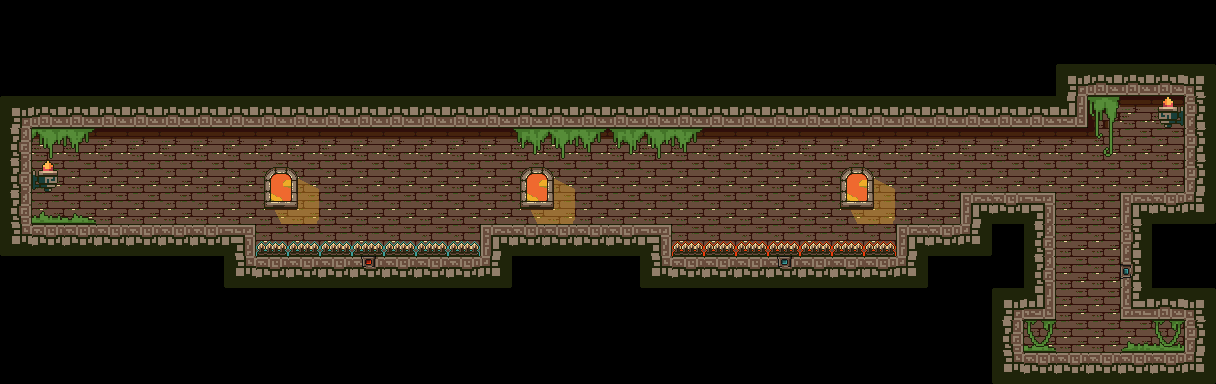

This game map was drawn from its Tiled (.tmx) file and the tilesets committed beside it. A one-line description and the full map source follow:
An orthogonal 38x12 tile map with 32x32 px tiles, 3 tile layers (tl_bg, tl_ground, tl_fg) and 29 objects (3x blue, 2x red, spike_red, spike_blue).

<map version="1.9" tiledversion="1.9.0" orientation="orthogonal" renderorder="right-down" width="38" height="12" tilewidth="32" tileheight="32" infinite="0" nextlayerid="13" nextobjectid="91">
 <editorsettings>
  <export target="level7.lua" format="lua" />
 </editorsettings>
 <tileset firstgid="1" name="terrain" tilewidth="32" tileheight="32" tilecount="294" columns="21">
  <image source="../assets/terrain.png" width="672" height="448" />
  <tile id="62">
   <animation>
    <frame tileid="62" duration="100" />
    <frame tileid="83" duration="100" />
    <frame tileid="104" duration="100" />
    <frame tileid="125" duration="100" />
   </animation>
  </tile>
 </tileset>
 <layer id="2" name="tl_bg" width="38" height="12">
  <data encoding="csv">
0,0,0,0,0,0,0,0,0,0,0,0,0,0,0,0,0,0,0,0,0,0,0,0,0,0,0,0,0,0,0,0,0,0,0,0,0,0,
0,0,0,0,0,0,0,0,0,0,0,0,0,0,0,0,0,0,0,0,0,0,0,0,0,0,0,0,0,0,0,0,0,0,0,0,0,0,
0,0,0,0,0,0,0,0,0,0,0,0,0,0,0,0,0,0,0,0,0,0,0,0,0,0,0,0,0,0,0,0,0,0,0,0,0,0,
0,0,0,0,0,0,0,0,0,0,0,0,0,0,0,0,0,0,0,0,0,0,0,0,0,0,0,0,0,0,0,0,0,0,191,171,171,0,
0,171,171,171,171,171,171,171,171,171,171,171,171,171,171,171,171,171,171,171,171,171,171,171,171,171,171,171,171,171,171,171,171,171,198,192,192,0,
0,192,192,192,192,192,192,192,192,192,192,192,192,192,192,192,192,192,192,192,192,192,192,192,192,192,192,192,192,192,192,192,192,192,192,192,192,0,
0,192,192,192,192,192,192,192,192,192,192,192,192,192,192,192,192,192,192,192,192,192,192,192,192,192,192,192,192,192,0,0,0,192,192,0,0,0,
0,0,0,0,0,0,0,0,192,192,192,192,192,192,192,0,0,0,0,0,0,192,192,192,192,192,192,192,0,0,0,0,0,192,192,0,0,0,
0,0,0,0,0,0,0,0,0,0,0,0,0,0,0,0,0,0,0,0,0,0,0,0,0,0,0,192,0,0,0,0,0,192,192,0,0,0,
0,0,0,0,0,0,0,0,0,0,0,0,0,0,0,0,0,0,0,0,0,0,0,0,0,0,0,0,0,0,0,0,0,192,192,0,0,0,
0,0,0,0,0,0,0,0,0,0,0,0,0,0,0,0,0,0,0,0,0,0,0,0,0,0,0,0,0,0,0,0,192,192,192,192,192,0,
0,0,0,0,0,0,0,0,0,0,0,0,0,0,0,0,0,0,0,0,0,0,0,0,0,0,0,0,0,0,0,0,0,0,0,0,0,0
</data>
 </layer>
 <layer id="1" name="tl_ground" width="38" height="12">
  <data encoding="csv">
0,0,0,0,0,0,0,0,0,0,0,0,0,0,0,0,0,0,0,0,0,0,0,0,0,0,0,0,0,0,0,0,0,0,0,0,0,0,
0,0,0,0,0,0,0,0,0,0,0,0,0,0,0,0,0,0,0,0,0,0,0,0,0,0,0,0,0,0,0,0,0,0,0,0,0,0,
0,0,0,0,0,0,0,0,0,0,0,0,0,0,0,0,0,0,0,0,0,0,0,0,0,0,0,0,0,0,0,0,0,29,66,66,66,30,
29,66,66,66,66,66,66,66,66,66,66,66,66,66,66,66,66,66,66,66,66,66,66,66,66,66,66,66,66,66,66,66,66,67,41,0,63,44,
46,35,36,0,0,0,0,0,0,0,0,0,0,0,0,0,0,0,0,0,0,0,0,0,0,0,0,0,0,0,0,0,0,0,62,0,0,44,
46,2147483711,0,0,0,0,0,0,0,0,0,0,0,0,0,0,188,189,0,0,0,0,0,0,0,0,0,0,0,0,0,0,0,0,0,0,0,44,
46,0,0,0,0,0,0,0,0,0,0,0,0,0,0,0,209,210,0,0,0,0,0,0,0,0,0,0,0,0,23,24,25,0,0,23,24,51,
50,24,24,24,24,24,24,25,0,0,0,0,0,0,0,23,24,24,24,24,25,0,0,0,0,0,0,0,23,24,51,0,46,0,0,44,0,0,
0,0,0,0,0,0,0,50,24,24,24,272,24,24,24,51,0,0,0,0,50,24,24,24,273,24,24,24,51,0,0,0,46,0,0,252,0,0,
0,0,0,0,0,0,0,0,0,0,0,0,0,0,0,0,0,0,0,0,0,0,0,0,0,0,0,0,0,0,0,29,67,0,0,65,66,30,
0,0,0,0,0,0,0,0,0,0,0,0,0,0,0,0,0,0,0,0,0,0,0,0,0,0,0,0,0,0,0,46,145,0,0,143,144,44,
0,0,0,0,0,0,0,0,0,0,0,0,0,0,0,0,0,0,0,0,0,0,0,0,0,0,0,0,0,0,0,50,24,24,24,24,24,51
</data>
 </layer>
 <layer id="3" name="tl_fg" width="38" height="12">
  <data encoding="csv">
0,0,0,0,0,0,0,0,0,0,0,0,0,0,0,0,0,0,0,0,0,0,0,0,0,0,0,0,0,0,0,0,0,0,0,0,0,0,
0,0,0,0,0,0,0,0,0,0,0,0,0,0,0,0,0,0,0,0,0,0,0,0,0,0,0,0,0,0,0,0,0,0,0,0,0,0,
0,0,0,0,0,0,0,0,0,0,0,0,0,0,0,0,0,0,0,0,0,0,0,0,0,0,0,0,0,0,0,0,0,0,0,0,0,0,
0,0,0,0,0,0,0,0,0,0,0,0,0,0,0,0,0,0,0,0,0,0,0,0,0,0,0,0,0,0,0,0,0,0,0,0,0,0,
0,0,0,0,0,0,0,0,0,0,0,0,0,0,0,0,34,35,36,34,35,36,0,0,0,0,0,0,0,0,0,0,0,0,0,0,0,0,
0,0,0,0,0,0,0,0,188,189,0,0,0,0,0,0,0,0,0,0,0,0,0,0,0,0,188,189,0,0,0,0,0,0,0,0,0,0,
0,144,145,0,0,0,0,0,209,210,0,0,0,0,0,0,0,0,0,0,0,0,0,0,0,0,209,210,0,0,0,0,0,0,0,0,0,0,
0,0,0,0,0,0,0,0,230,230,230,230,230,230,230,0,0,0,0,0,0,231,231,231,231,231,231,231,0,0,0,0,0,0,0,0,0,0,
0,0,0,0,0,0,0,0,0,0,0,0,0,0,0,0,0,0,0,0,0,0,0,0,0,0,0,0,0,0,0,0,0,0,0,0,0,0,
0,0,0,0,0,0,0,0,0,0,0,0,0,0,0,0,0,0,0,0,0,0,0,0,0,0,0,0,0,0,0,0,0,0,0,0,0,0,
0,0,0,0,0,0,0,0,0,0,0,0,0,0,0,0,0,0,0,0,0,0,0,0,0,0,0,0,0,0,0,0,40,0,0,0,40,0,
0,0,0,0,0,0,0,0,0,0,0,0,0,0,0,0,0,0,0,0,0,0,0,0,0,0,0,0,0,0,0,0,0,0,0,0,0,0
</data>
 </layer>
 <objectgroup color="#ff5500" id="4" name="obj_ground">
  <object id="38" x="483.5" y="226.167" width="184.334" height="30.3333" />
  <object id="62" x="900.163" y="225.333" width="90.1673" height="32" />
  <object id="63" x="233.25" y="256.333" width="692.417" height="30.5" />
  <object id="64" x="2.16633" y="226.167" width="252.334" height="29" />
  <object id="77" x="964.916" y="193" width="84.6673" height="32" />
  <object id="78" x="1125.42" y="194.5" width="86.1673" height="30" />
  <object id="79" x="993.166" y="356" width="222.167" height="29" />
 </objectgroup>
 <objectgroup color="#aaff00" draworder="index" id="5" name="obj_box">
  <object id="68" template="box.tx" x="185.334" y="200.334" />
  <object id="88" template="box.tx" x="624" y="205.333" />
 </objectgroup>
 <objectgroup color="#ff0000" id="6" name="obj_player">
  <object id="46" template="player_red.tx" class="red" x="87.3333" y="197.333" />
  <object id="47" template="player_blue.tx" class="blue" x="129.667" y="198.667" />
 </objectgroup>
 <objectgroup color="#ff00ff" draworder="index" id="8" name="obj_spike">
  <object id="67" template="spike_blue.tx" name="spike_red" class="spike_red" x="670.5" y="245.5" width="225" height="12" />
  <object id="76" name="spike_blue" class="spike_blue" x="254.333" y="244.667" width="228.167" height="10.6667" />
 </objectgroup>
 <objectgroup color="#55ff00" id="9" name="obj_portal">
  <object id="51" template="portal_red.tx" x="1098.84" y="342" width="42" height="12" />
  <object id="52" template="portal_blue.tx" x="1044" y="343" width="42" height="12" />
 </objectgroup>
 <objectgroup color="#ffffff" id="10" name="obj_laser">
  <object id="70" template="laser_red.tx" name="blue" x="779.667" y="126.667" width="9" height="131" />
  <object id="72" template="laser_red.tx" name="red" x="363.5" y="128.583" width="9" height="128" />
  <object id="89" template="laser_red.tx" name="blue" x="1053.5" y="266.167" width="66.6667" height="10.3333" />
 </objectgroup>
 <objectgroup color="#00557f" id="11" name="obj_switch">
  <object id="61" template="switch.tx" x="550" y="209.333" />
  <object id="90" template="switch.tx" x="1158" y="177.25" />
 </objectgroup>
 <objectgroup color="#aaaaff" id="12" name="obj_wall">
  <object id="43" x="1186.67" y="65" width="29" height="302.167" />
  <object id="44" x="1.33333" y="98" width="29" height="127" />
  <object id="80" x="30.8333" y="71.1667" width="1056" height="55" />
  <object id="81" x="1088" y="68.4165" width="97.5" height="24.667" />
  <object id="82" x="1120.75" y="290.666" width="63.5" height="24.667" />
  <object id="83" x="1120.75" y="195.666" width="4" height="94.167" />
  <object id="84" x="1050.5" y="193.166" width="4" height="124.667" />
  <object id="85" x="994.25" y="292.666" width="54.5" height="26.0003" />
  <object id="86" x="994.25" y="319.166" width="27" height="33.167" />
 </objectgroup>
</map>
